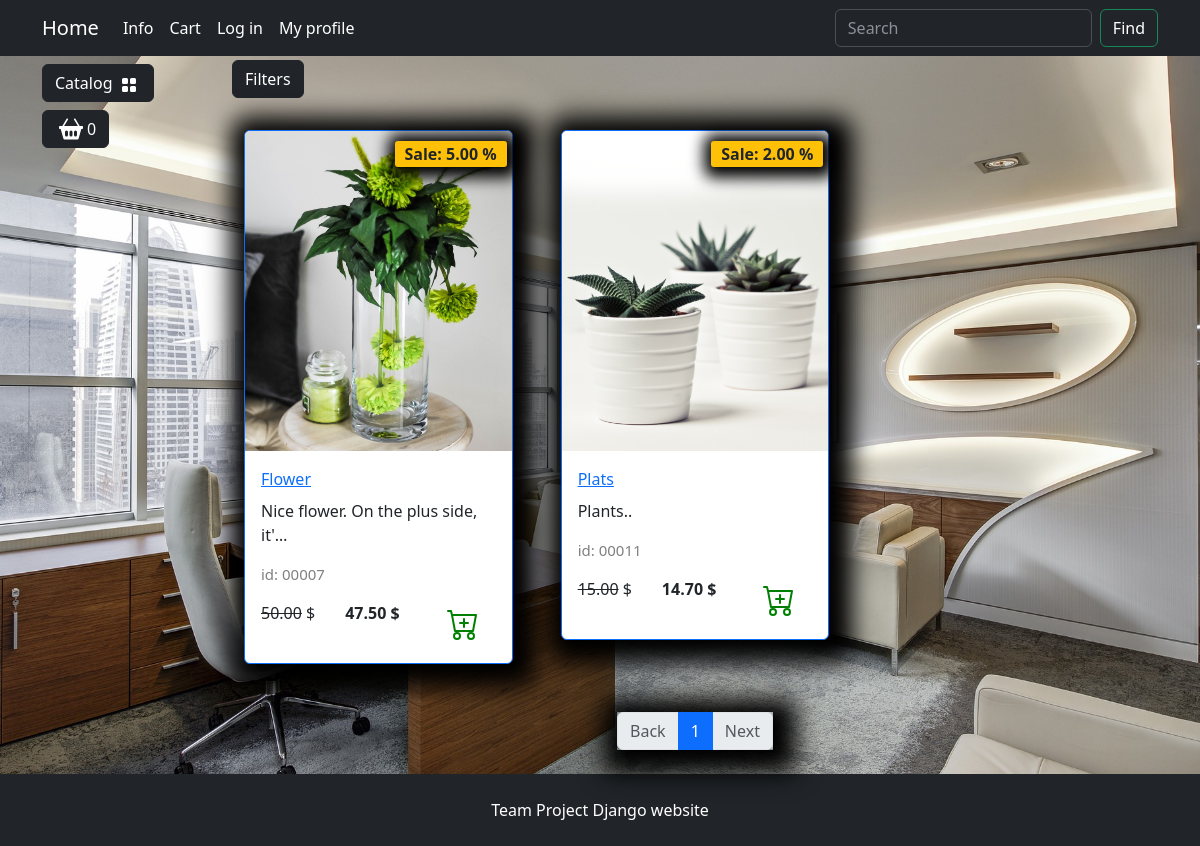
Page /catalog/deco/ on the committed database.
### goods/models.py (models this page shows, shortened)
class Products(models.Model):
    name = models.CharField(max_length=150, unique=True, verbose_name='Название')
    slug = models.SlugField(max_length=200, unique=True, blank=True, null=True, verbose_name='URL')
    description = models.TextField(blank=True, null=True, verbose_name='Discription')
    image = models.ImageField(upload_to='goods_images', blank=True, null=True, verbose_name='Image')
    price = models.DecimalField(default=0.00, max_digits=7, decimal_places=2, verbose_name='Price')
    discount = models.DecimalField(default=0.00, max_digits=4, decimal_places=2, verbose_name='Sale in %')
    quantity = models.PositiveIntegerField(default=0, verbose_name='Discount')
    category = models.ForeignKey(to=Categories, on_delete=models.CASCADE, verbose_name='Category')
    class Meta:
        db_table = 'product'
        verbose_name = 'Product'
        verbose_name_plural = 'Product'
        ordering = ("id",)
    def display_id(self):
        return f"{self.id:05}"
    def sell_price(self):
        if self.discount:
            return round(self.price - self.price*self.discount/100, 2)
        return self.price

### goods/views.py (the view)
# urls.py: path('catalog/', include('goods.urls', namespace='catalog')),
def catalog(request, category_slug=None):
    page = request.GET.get('page', 1)
    on_sale = request.GET.get('on_sale', None)
    order_by = request.GET.get('order_by', None)
    query = request.GET.get('q', None)
    if category_slug == "all":
        goods = Products.objects.all()
    elif query:
        goods = q_search(query)
    else:
        goods = get_list_or_404(Products.objects.filter(category__slug=category_slug))
    if on_sale:
        goods = goods.filter(discount__gt=0)
    if order_by and order_by != "default":
        goods = goods.order_by(order_by)
    paginator = Paginator(goods, 3)
    current_page = paginator.page(int(page))
    context = {
        "title": "Home - Catalog",
        "goods": current_page,
        "slug_url": category_slug
    }
    return render(request, "goods/catalog.html", context)

### goods/templatetags/goods_tags.py (called while the page is built)
@register.simple_tag()
def tag_categories():
    return Categories.objects.all()

@register.simple_tag(takes_context=True)
def change_params(context, **kwargs):
    query = context['request'].GET.dict()
    query.update(kwargs)
    return urlencode(query)

### goods/templates/goods/catalog.html (shortened to what this page needs)
{% extends "base.html" %}
{% load static %}
{% load goods_tags %}
{% block content %}
<div class="row">
    <div class="dropdown mb-2">
        <button class="btn btn-secondary dropdown-toggle btn-dark" type="button" data-bs-toggle="dropdown"
            aria-expanded="false">
            Filters
        </button>
    </div>
    {% for product in goods %}
        <div class="col-lg-4 col-md-6 p-4">
            <div class="card border-primary rounded custom-shadow">
                {% if product.image %}
                    <img src="{{ product.image.url }}" class="card-img-top" alt="{{ product.name }}">
                {% else %}
                    <img src="{% static "deps/images/Not found image.png" %}" class="card-img-top" alt="...">
                {% endif %}
                <div class="card-body">
                    <a href="{% url "catalog:product" product.slug %}">
                        <p class="card-title">{{ product.name }}</p>
                    </a>
                    <p class="card-text">{{ product.description|truncatechars:35 }}</p>
                    <p class="product_id">id: {{ product.display_id }}</p>
                    <div class="d-flex justify-content-between">
                        {% if product.discount %}
                            <p><s>{{product.price}}</s> $</p>
                            <p><strong>{{ product.sell_price }} $</strong></p>
                            <span class="badge bg-warning text-dark">Sale: {{ product.discount }} %</span>
                        {% else %}
                            <p><strong>{{ product.price }} $</strong></p>
                        {% endif %}
                        <a href="#" class="btn add-to-cart">
                            <img class="mx-1" src="{% static "deps/icons/cart-plus.svg" %}" alt="Catalog Icon"
                                width="32" height="32">
                        </a>
                    </div>
                </div>
            </div>
        </div>
    {% endfor %}
</div>
{% if goods %}
    <nav aria-label="Page navigation example">
        <ul class="pagination justify-content-center my-4">
            <div class="custom-shadow d-flex">
                <li class="page-item {% if not goods.has_previous %}disabled{% endif %}">
                <a class="page-link" href="{% if goods.has_previous %}?{% change_params page=goods.previous_page_number %}{% else %}#{% endif %}">Back</a>
                </li>
                {% for page in goods.paginator.page_range %}
                {% if page >= goods.number|add:-2 and page <= goods.number|add:2 %}
                    <li class="page-item {% if goods.number == page %} active {% endif %}">
                        <a class="page-link" href="?{% change_params page=page %}">{{ page }}</a>
                    </li>
                {% endif %}
                {% endfor %}
                <li class="page-item {% if not goods.has_next %}disabled{% endif %}">
                    <a class="page-link" href="{% if goods.has_next %}?{% change_params page=goods.next_page_number %}{% else %}#{% endif %}">Next</a>
                </li>
            </div>
        </ul>
    </nav>
{% endif %}
{% endblock  %}
{% block footer %}
<footer class="py-4 bg-dark">
    <div class="container">
        <p class="m-0 text-center text-white">Team Project Django website </p>
    </div>
</footer>
{% endblock  %}

### templates/base.html (shortened to what this page needs)
{% load static %}
{% load goods_tags %}
<!DOCTYPE html>
<html lang="en">
<head>
    <link rel="stylesheet" href="{% static "deps/css/bootstrap/bootstrap.min.css" %}">
    <link rel="stylesheet" href="{% static "deps/css/my_css.css" %}">
</head>
<body>
    <header>
        <nav class="navbar navbar-expand-lg bg-dark" data-bs-theme="dark">
            <div class="container">
                <a class="navbar-brand" href="{% url "main:index" %}">Home</a>
                <div class="collapse navbar-collapse" id="navbarSupportedContent">
                    <ul class="navbar-nav me-auto mb-2 mb-lg-0">
                        <li class="nav-item dropdown ">
                            <a class="nav-link dropdown-toggle text-white" href="#" role="button"
                                data-bs-toggle="dropdown" aria-expanded="false">
                                Info
                            </a>
                        </li>
                        <li class="nav-item">
                            <a class="nav-link  text-white" href="carts/cart.html">Cart</a>
                        </li>
                        <li class="nav-item">
                            <a class="nav-link  text-white" href="{% url "users:login" %}">Log in</a>
                        </li>
                        <li class="nav-item dropdown ">
                            <a class="nav-link dropdown-toggle text-white" href="#" role="button"
                                data-bs-toggle="dropdown" aria-expanded="false">
                                My profile
                            </a>
                        </li>
                    </ul>
                    <form class="d-flex" role="search" action="{% url "catalog:search" %}" method="get">
                        <input class="form-control me-2" type="search" name="q" placeholder="Search" aria-label="Search">
                        <button class="btn btn-outline-success text-white" type="submit">Find</button>
                    </form>
                </div>
            </div>
        </nav>
    </header>
    <section>
        <div class="container">
            <div class="row mt-1 position-fixed z-3">
                <div class="dropdown mb-2">
                    <button class="btn btn-secondary dropdown-toggle btn-dark" type="button" data-bs-toggle="dropdown"
                        aria-expanded="false">
                        Catalog
                        <img class="mx-1" src="{% static "deps/icons/grid-fill.svg" %}" alt="Catalog Icon" width="16"
                            height="16">
                    </button>
                        {% tag_categories as categories %}
                </div>
                <div>
                    <button type="button" class="btn btn-dark btn-secondary d-flex" id="modalButton"
                        aria-expanded="false">
                        <img class="mx-1" src="{% static "deps/icons/basket2-fill.svg" %}" alt="Catalog Icon" width="24"
                            height="24">
                        <span id="goods-in-cart-count">0</span>
                    </button>
                </div>
            </div>
        </div>
        <div class="container">
            <div class="row mt-1">
                <div class="col-lg-2">
                </div>
                <div class="col-lg-10">
                    {% block content %}{% endblock %}
                </div>
            </div>
        </div>
    </section>
    {% block footer %}{% endblock %}
</body>
</html>

### static/deps/css/my_css.css (style rules this page uses)
body { background-image: url("../images/bg-image.jpg"); background-repeat: no-repeat; background-attachment: fixed; background-position: center center; background-size: cover; height: 100%; }
.dropdown-toggle::after { content: none; }
.custom-shadow { box-shadow: 5px 5px 25px 19px #000000; }
.product_id { color: gray; font-size: 15px; }
.badge.bg-warning.text-dark { position: absolute; top: 10px; right: 5px; z-index: 1; padding: 5px 10px; border-radius: 3px; font-size: 1rem; box-shadow: 2px 2px 15px 9px #000000; }

### rows in the picture
Products: image (picture), name "Flower", description "Nice flower. On the plus side, it'…", display_id "00007", price "50.00", sell_price "47.50", discount "5.00"
Products: image (picture), name "Plats", description "Plants..", display_id "00011", price "15.00", sell_price "14.70", discount "2.00"

### other values in the picture
{{ page }} "1"
